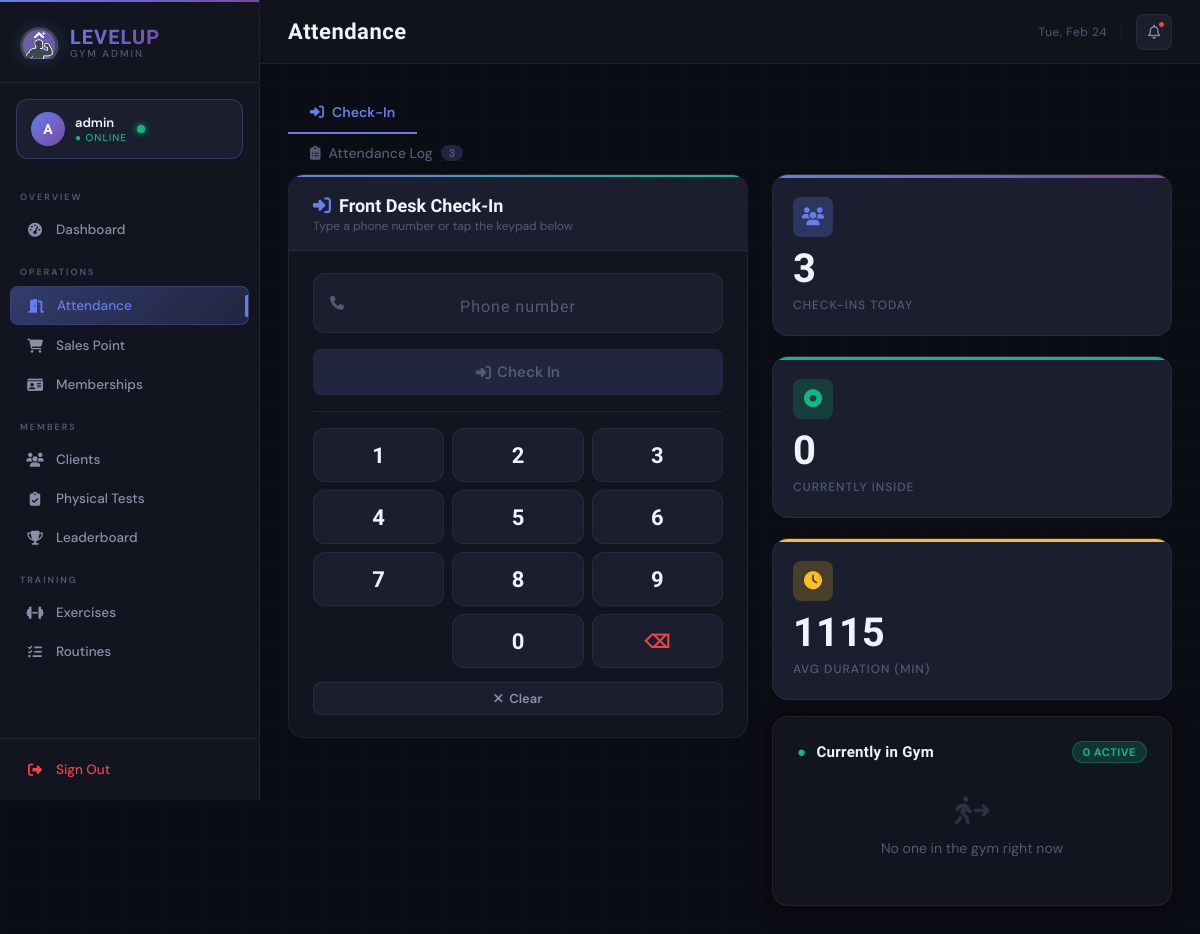
/admin/attendance (signed in), run on an earlier commit of the app's database.
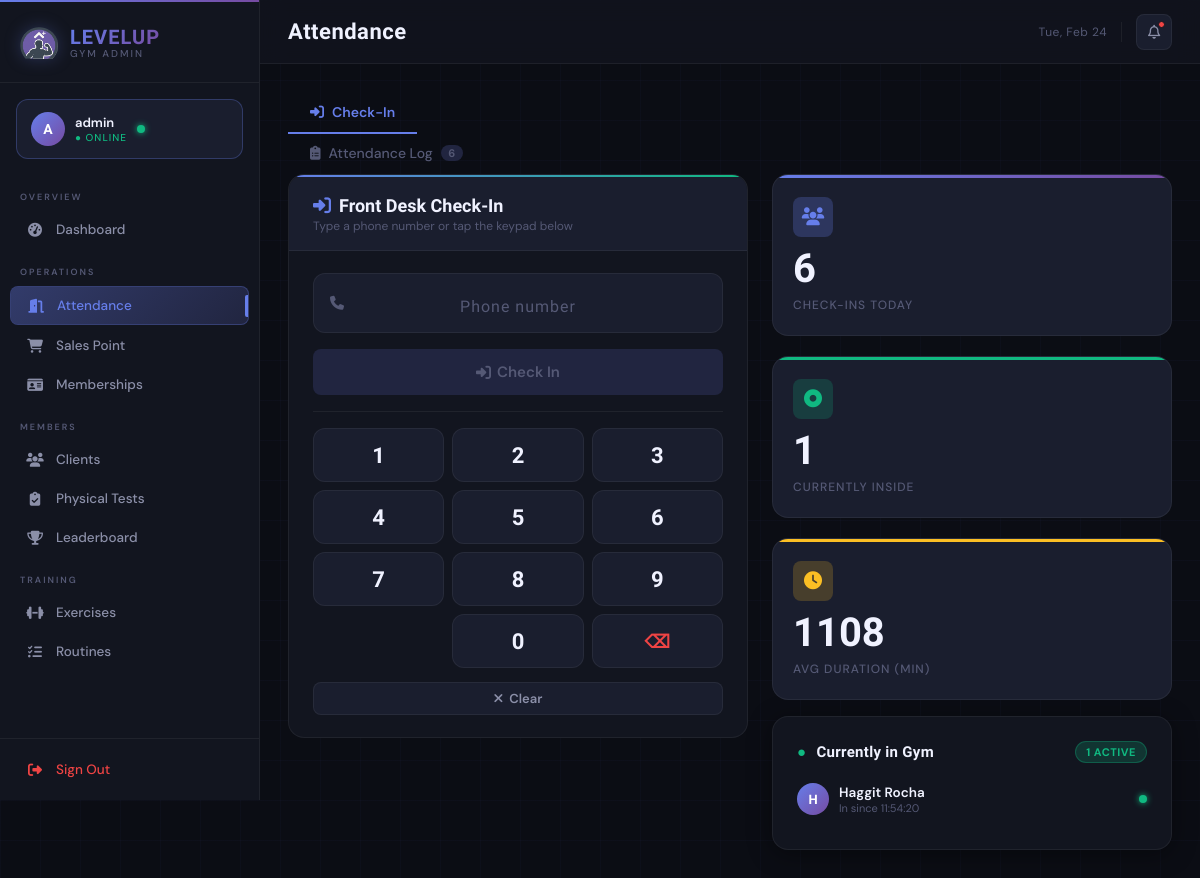
And on a later commit of the database.
### tables this page shows
CREATE TABLE attendance (
                attendance_id INTEGER PRIMARY KEY AUTOINCREMENT,
                client_id INTEGER NOT NULL,
                check_in_date DATE NOT NULL,
                check_in_time TIME,
                check_out_time TIME,
                exp_earned INTEGER DEFAULT 0,
                FOREIGN KEY (client_id) REFERENCES clients(client_id) ON DELETE CASCADE,
                UNIQUE(client_id, check_in_date)
            );

### main.py (the view)
@app.route('/admin/attendance')
@admin_required
def admin_attendance():
    from datetime import date, datetime, timedelta
    attendance_list = attendance_ctrl.get_gym_attendance_today()
    for record in attendance_list:
        ci_str = record.get('check_in_time')
        co_str = record.get('check_out_time')
        record['duration_minutes'] = None
        if ci_str and co_str:
            try:
                fmt = '%H:%M:%S'
                ci = datetime.strptime(ci_str, fmt)
                co = datetime.strptime(co_str, fmt)
                delta = (co - ci).total_seconds()
                if delta < 0:
                    delta += 86400  # 24 * 60 * 60
                minutes = int(delta / 60)
                record['duration_minutes'] = minutes if minutes <= 1440 else None
            except Exception:
                record['duration_minutes'] = None
    currently_in = sum(1 for r in attendance_list if not r.get('check_out_time'))
    durations    = [r['duration_minutes'] for r in attendance_list
                    if r.get('duration_minutes') is not None]
    avg_duration = round(sum(durations) / len(durations)) if durations else 0
    return render_template(
        'admin/attendance.html',
        attendance_list = attendance_list,
        clients         = Client.get_all_active(),
        currently_in    = currently_in,
        avg_duration    = avg_duration,
        today_date      = date.today().strftime('%A, %B %d %Y'),
    )

### database/db_manager.py (called while the page is built)
    def connect(self):
        self.conn = sqlite3.connect(self.db_name)
        self.conn.row_factory = sqlite3.Row  # Access columns by name
        self.cursor = self.conn.cursor()

    def disconnect(self):
        if self.conn:
            self.conn.close()

    def execute_query(self, query, params=None):
        self.connect()
        if params:
            self.cursor.execute(query, params)
        else:
            self.cursor.execute(query)
        results = self.cursor.fetchall()
        self.disconnect()
        return results

### main.py (called while the page is built)
def admin_required(f):
    @wraps(f)
    def decorated_function(*args, **kwargs):
        if 'admin_logged_in' not in session:
            return redirect(url_for('admin_login'))
        return f(*args, **kwargs)
    return decorated_function

### templates/admin/attendance.html (shortened to what the changed rows need)
{% extends "admin/base.html" %}
{% block content %}
<nav class="page-tabs">
    <button class="page-tab-btn" data-page-tab="info">
        <i class="fa-solid fa-clipboard-list"></i>
        Attendance Log
        <span class="tab-count">{{ attendance_list | length }}</span>
    </button>
</nav>
<div class="page-tab-panel active" id="tab-checkin">
    <div class="checkin-layout">
        <div class="pinpad-card">
            <div class="pinpad-header">
                <h2><i class="fa-solid fa-right-to-bracket" style="color:var(--accent); margin-right:8px;"></i>Front Desk Check-In</h2>
            </div>
            <div class="pinpad-body">
                <div class="numpad">
                    {% for n in ['1','2','3','4','5','6','7','8','9','','0','⌫'] %}
                    <button
                        class="numpad-key{% if n == '⌫' %} del{% endif %}"
                        data-val="{{ n }}">{{ n }}</button>
                    {% endfor %}
                </div>
            </div>
        </div>
        <div class="checkin-right">
            <div class="grid grid-3">
                <div class="stat-card accent">
                    <div class="stat-icon accent"><i class="fa-solid fa-users"></i></div>
                    <div class="stat-value">{{ attendance_list | length }}</div>
                    <div class="stat-label">Check-ins Today</div>
                </div>
                <div class="stat-card emerald">
                    <div class="stat-icon emerald"><i class="fa-solid fa-circle-dot"></i></div>
                    <div class="stat-value">{{ currently_in }}</div>
                    <div class="stat-label">Currently Inside</div>
                </div>
                <div class="stat-card amber">
                    <div class="stat-icon amber"><i class="fa-solid fa-clock"></i></div>
                    <div class="stat-value">{{ avg_duration }}</div>
                    <div class="stat-label">Avg Duration (min)</div>
                </div>
            </div>
            <div class="card" style="margin-bottom:0;">
                <div class="card-header" style="margin-bottom:10px;">
                    <div class="card-title" style="font-size:15px;">
                        <span style="color:var(--emerald); margin-right:6px;">●</span> Currently in Gym
                    </div>
                    <span class="badge badge-emerald">{{ currently_in }} active</span>
                </div>
                {% set in_gym = attendance_list | selectattr('check_out_time', 'none') | list %}
                {% if in_gym %}
                    {% for record in in_gym %}
                    <div class="live-person">
                        <div style="
                            width:32px; height:32px; border-radius:50%; flex-shrink:0;
                            background:linear-gradient(135deg,var(--accent),var(--accent-2));
                            display:flex; align-items:center; justify-content:center;
                            font-family:'Rajdhani',sans-serif; font-weight:700; font-size:13px; color:white;">
                            {{ record.client_name[0]|upper if record.client_name else '?' }}
                        </div>
                        <div style="flex:1; min-width:0;">
                            <div style="font-weight:600; font-size:13.5px; color:var(--text-primary);">{{ record.client_name }}</div>
                            <div style="font-size:11px; color:var(--text-muted);">In since {{ record.check_in_time }}</div>
                        </div>
                        <div class="live-dot"></div>
                    </div>
                    {% endfor %}
                {% else %}
                    <div class="empty-state" style="padding:24px 0;">
                        <i class="fa-solid fa-person-walking-arrow-right" style="font-size:28px;"></i>
                        <p>No one in the gym right now</p>
                    </div>
                {% endif %}
            </div>
        </div>
    </div>
</div>
{% endblock %}

What changed in the data, as far as the page shows it:
added attendance: client_name "H", client_name "Haggit Rocha", check_in_time "11:54:20"
Also different on the page:
{{ attendance_list | length }}: "3" → "6"
{{ currently_in }}: "0" → "1"
{{ avg_duration }}: "1115" → "1108"
text no longer shown: "No one in the gym right now"
